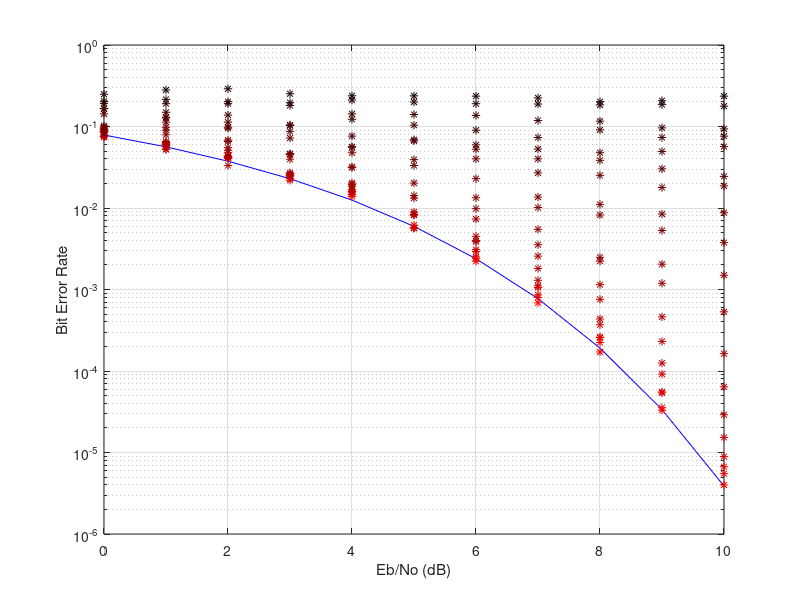
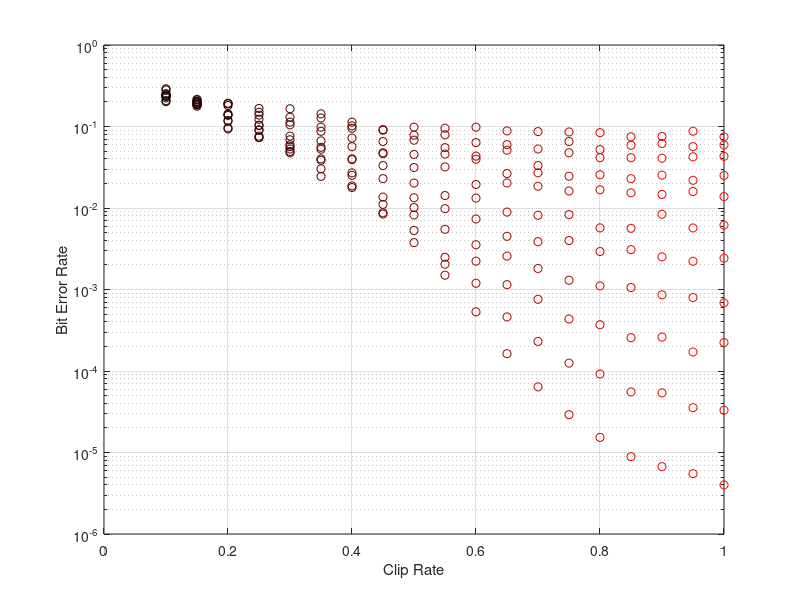

Write MATLAB code to recreate these figures, in order.
clc;
clear all;
load('full_workspace.mat')

base_color_100 = [1.0 0.0 0.0];
base_color_95 = [0.95 0.0 0.0];
base_color_90 = [0.90 0.0 0.0];
base_color_85 = [0.85 0.0 0.0];
base_color_80 = [0.80 0.0 0.0];
base_color_75 = [0.70 0.0 0.0];
base_color_70 = [0.70 0.0 0.0];
base_color_65 = [0.65 0.0 0.0];
base_color_60 = [0.60 0.0 0.0];
base_color_55 = [0.55 0.0 0.0];
base_color_50 = [0.50 0.0 0.0];
base_color_45 = [0.45 0.0 0.0];
base_color_40 = [0.40 0.0 0.0];
base_color_35 = [0.35 0.0 0.0];
base_color_30 = [0.30 0.0 0.0];
base_color_25 = [0.25 0.0 0.0];
base_color_20 = [0.20 0.0 0.0];
base_color_15 = [0.15 0.0 0.0];
base_color_10 = [0.10 0.0 0.0];

figure
semilogy(EbNoVec100,berTheory100, 'b')
hold on
semilogy(EbNoVec100,berVec100(:,1), '*', 'color', base_color_100)
semilogy(EbNoVec95,berVec95(:,1),'*', 'color', base_color_95)
semilogy(EbNoVec90,berVec90(:,1),'*', 'color', base_color_90)
semilogy(EbNoVec85,berVec85(:,1),'*', 'color', base_color_85)
semilogy(EbNoVec80,berVec80(:,1),'*', 'color', base_color_80)
semilogy(EbNoVec75,berVec75(:,1),'*', 'color', base_color_75)
semilogy(EbNoVec70,berVec70(:,1),'*', 'color', base_color_70)
semilogy(EbNoVec65,berVec65(:,1),'*', 'color', base_color_65)
semilogy(EbNoVec60,berVec60(:,1),'*', 'color', base_color_60)
semilogy(EbNoVec55,berVec55(:,1),'*', 'color', base_color_55)
semilogy(EbNoVec50,berVec50(:,1),'*', 'color', base_color_50)
semilogy(EbNoVec45,berVec45(:,1),'*', 'color', base_color_45)
semilogy(EbNoVec40,berVec40(:,1),'*', 'color', base_color_40)
semilogy(EbNoVec35,berVec35(:,1),'*', 'color', base_color_35)
semilogy(EbNoVec30,berVec30(:,1),'*', 'color', base_color_30)
semilogy(EbNoVec25,berVec25(:,1),'*', 'color', base_color_25)
semilogy(EbNoVec20,berVec20(:,1),'*', 'color', base_color_20)
semilogy(EbNoVec15,berVec15(:,1),'*', 'color', base_color_15)
semilogy(EbNoVec10,berVec10(:,1),'*', 'color', base_color_10)

%legend('Simulation','Theory','Location','Best')
xlabel('Eb/No (dB)')
ylabel('Bit Error Rate')
grid on
hold off

figure
semilogy(1.0, berVec100(:,1), 'o', 'color', base_color_100)
hold on
semilogy(0.95, berVec95(:,1), 'o', 'color', base_color_95)
semilogy(0.9, berVec90(:,1), 'o', 'color', base_color_90)
semilogy(0.85, berVec85(:,1), 'o', 'color', base_color_85)
semilogy(0.8, berVec80(:,1), 'o', 'color', base_color_80)
semilogy(0.75, berVec75(:,1), 'o', 'color', base_color_75)
semilogy(0.7, berVec70(:,1), 'o', 'color', base_color_70)
semilogy(0.65, berVec65(:,1), 'o', 'color', base_color_65)
semilogy(0.6, berVec60(:,1), 'o', 'color', base_color_60)
semilogy(0.55, berVec55(:,1), 'o', 'color', base_color_55)
semilogy(0.5, berVec50(:,1), 'o', 'color', base_color_50)
semilogy(0.45, berVec45(:,1), 'o', 'color', base_color_45)
semilogy(0.4, berVec40(:,1), 'o', 'color', base_color_40)
semilogy(0.35, berVec35(:,1), 'o', 'color', base_color_35)
semilogy(0.3, berVec30(:,1), 'o', 'color', base_color_30)
semilogy(0.25, berVec25(:,1), 'o', 'color', base_color_25)
semilogy(0.2, berVec20(:,1), 'o', 'color', base_color_20)
semilogy(0.15, berVec15(:,1), 'o', 'color', base_color_15)
semilogy(0.1, berVec10(:,1), 'o', 'color', base_color_10)

xlabel('Clip Rate')
ylabel('Bit Error Rate')
grid on
hold off
